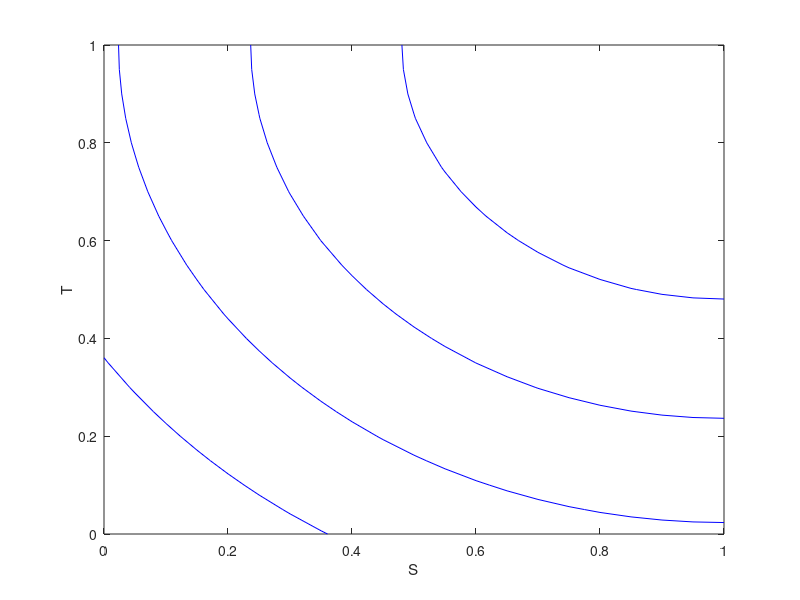

MATLAB code to generate this figure: (Note: this script raises an error after producing the figure.)
mu1 = [1 1];
sigma = [1 0; 0 1];

 
x1 = 0:.05:1;
x2 = 0:.05:1;
% x1 = -3:.05:3;
% x2 = -3:.05:3;

[X1,X2] = meshgrid(x1,x2);
X = [X1(:) X2(:)];

y1 = mvnpdf(X,mu1,sigma);
y1 = reshape(y1,length(x2),length(x1));

figure
c1 = contour(x1,x2,y1,[4], 'b');
f1 = gca;
xlabel('S')
ylabel('T')
f1.XAxisLocation ='bottom';
xticks([0 1])
xticklabels({'0', 'Smax'})
f1.YAxisLocation ='left';
yticks([0 1])
yticklabels({'0', 'Tmax'})
hold on
scatter(1,1,'MarkerEdgeColor','b',...
              'MarkerFaceColor','b',...
              'LineWidth',1.5)
text(1,1.03,'U_B_m_a_x')
text(0.65,0.65,'U_B_1')
text(0.5,0.5,'U_B_2')
text(0.35,0.35,'U_B_3')
text(0.2,0.2,'U_B_4')
text(0.53,0.9,'U_B_m_a_x > U_B_1 > U_B_2 > U_B_3 > U_B_4')
